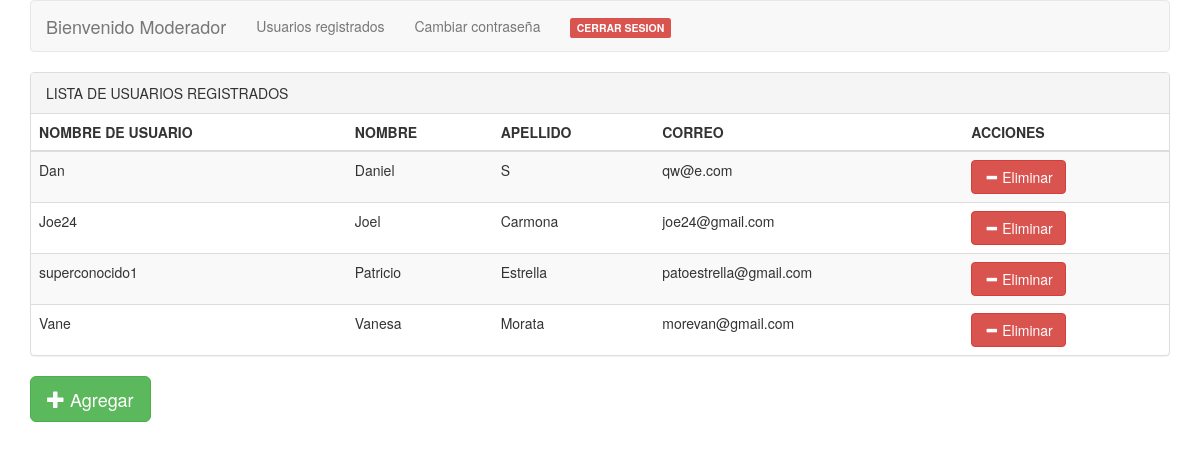
Screenshot of /listado_usuarios.php with the database file from the repository.
### tables this page shows
CREATE TABLE `usuarios` (
  `nombre` varchar(30) NOT NULL,
  `password` varchar(30) NOT NULL,
  `tipo` varchar(30) NOT NULL
);

CREATE TABLE `datosusuario` (
  `id` int(30) NOT NULL,
  `idusuario` varchar(30) NOT NULL,
  `nombre` varchar(30) NOT NULL,
  `apellido` varchar(30) NOT NULL,
  `correo` varchar(30) NOT NULL
);

### listado_usuarios.php (the view, shortened to what this page needs)
<!DOCTYPE html>
<html lang="en">
<head>
	<link href="css/bootstrap.min.css" rel="stylesheet">
</head>
<body>
   <div class="container">
	<nav class="navbar navbar-default">
		<div class="container-fluid">
			<div class="navbar-header">
				<a href="frmmoderador.php" class="navbar-brand">Bienvenido Moderador
				</a>
			</div>
			<div class="collapse navbar-collapse" id="miMenu">
				<ul class="nav navbar-nav">
	 <li><a href="listado_usuarios.php"> Usuarios registrados </a></li>
					<li><a onclick="cambiar();" href="#">Cambiar contraseña</a></li>
					<li><a href="php/cerrarsesion.php"><span class="label label-danger">CERRAR SESION </span></a></li>
				</ul>
			</div>
		</div>
	</nav>
</div>
<div class="container">
<div class="panel panel-default">
    <div class="panel-heading">LISTA DE USUARIOS REGISTRADOS</div>
	<div class="table-responsive">
		<table class="table table-striped table-hover">
			<thead>
				<tr>
					<th>NOMBRE DE USUARIO</th>
					<th>NOMBRE</th>
					<th>APELLIDO</th>
					<th>CORREO</th>
					<th>ACCIONES</th>
				</tr>
			</thead>
			<tbody>
				<?php
				     require('php/conexion.php');
				     $result=mysqli_query($conexion,'SELECT nombre FROM usuarios where tipo="usuario"');
				     while ($usuarios=mysqli_fetch_array($result)){
						 $id=$usuarios['nombre'];
					 $result2=mysqli_query($conexion,"SELECT * FROM datosusuario where idusuario='$id'");
					 $dato=mysqli_fetch_array($result2);
					 echo "<tr><td id='id:$id' class='cam_editable'>".$usuarios['nombre']."</td>";
				   echo "<td id='nombre:$id' class='cam_editable' contenteditable='true'>".$dato['nombre']."</td>";
					 echo "<td id='apellido:$id' class='cam_editable' contenteditable='true'>".$dato['apellido']."</td>";
					 echo "<td id='correo:$id' class='cam_editable' contenteditable='true'>".$dato['correo']."</td>";
				   echo"<td id='$id' button='true'><button type='button' class='btn btn-danger'><span class='glyphicon glyphicon-minus'></span> Eliminar</button></td>";
					 echo"</tr>";
					 }
				?>
			</tbody>
		</table>
	</div>
	</div>
	<button type="button" onclick="ventananuevo();" class="btn btn-success btn-lg" >
          <span class="glyphicon glyphicon-plus" aria-hidden="true"></span> Agregar
    </button>
	</div>
</body>

### rows the page displays
usuarios: nombre "Dan", datosusuario.nombre "Daniel", datosusuario.apellido "S", datosusuario.correo "qw@e.com"
usuarios: nombre "Joe24", datosusuario.nombre "Joel", datosusuario.apellido "Carmona", datosusuario.correo "joe24@gmail.com"
usuarios: nombre "superconocido1", datosusuario.nombre "Patricio", datosusuario.apellido "Estrella", datosusuario.correo "patoestrella@gmail.com"
usuarios: nombre "Vane", datosusuario.nombre "Vanesa", datosusuario.apellido "Morata", datosusuario.correo "morevan@gmail.com"
